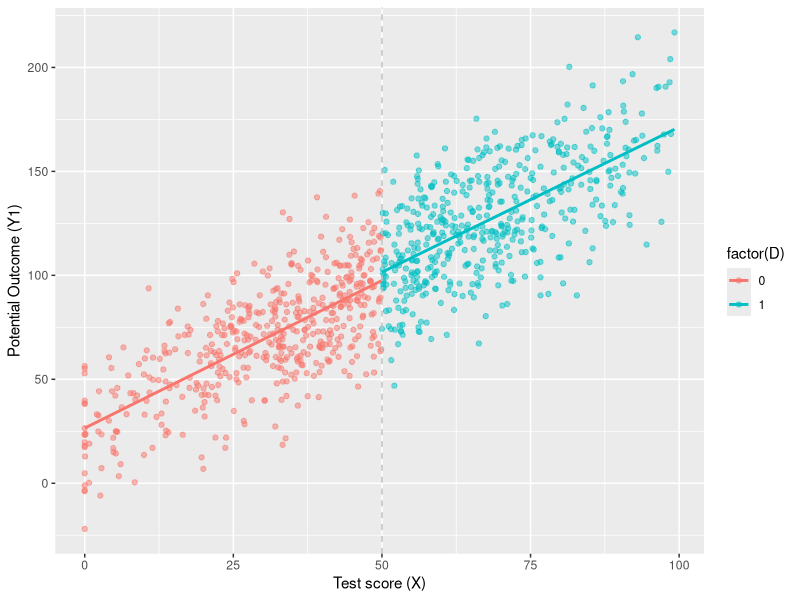
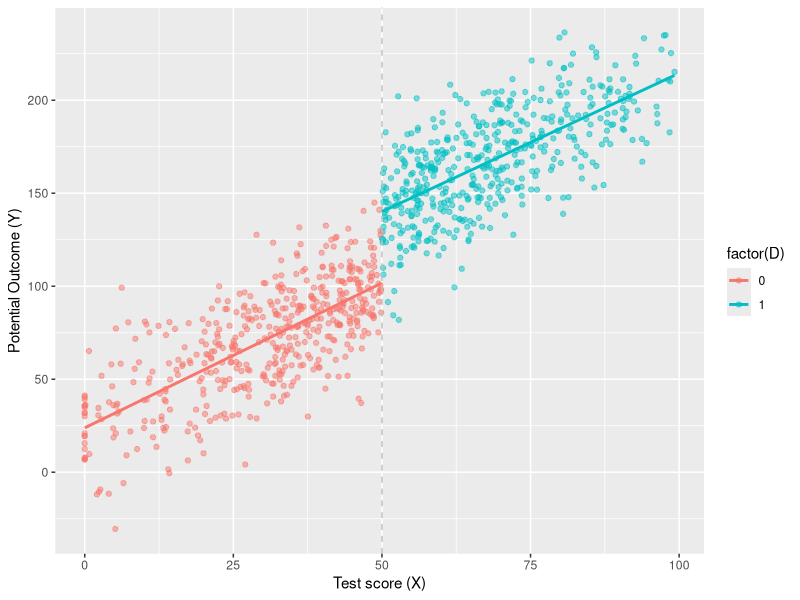

Source code (R) for these figures, in order:
## ---- chunk 1
library(tidyverse)
# simulate the data
dat <- tibble(
    x = rnorm(1000, 50, 25)
) %>%
    mutate(
        x = if_else(x < 0, 0, x)
    ) %>%
    filter(x < 100)

# cutoff at x = 50
dat <- dat %>% 
    mutate(
        D  = if_else(x > 50, 1, 0),
        y1 = 25 + 0 * D + 1.5 * x + rnorm(n(), 0, 20)
    )

ggplot(aes(x, y1, colour = factor(D)), data = dat) +
    geom_point(alpha = 0.5) +
    geom_vline(xintercept = 50, colour = "grey", linetype = 2)+
    stat_smooth(method = "lm", se = F) +
    labs(x = "Test score (X)", y = "Potential Outcome (Y1)")

dat <- dat %>%
  mutate(
    y2 = 25 + 40 * D + 1.5 * x + rnorm(n(), 0, 20)
  )

# figure
ggplot(aes(x, y2, colour = factor(D)), data = dat) +
  geom_point(alpha = 0.5) +
  geom_vline(xintercept = 50, colour = "grey", linetype = 2) +
  stat_smooth(method = "lm", se = F) +
  labs(x = "Test score (X)", y = "Potential Outcome (Y)")
